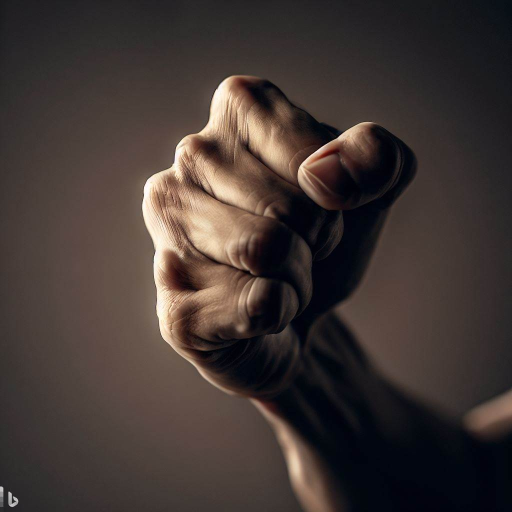
#> input picture rock.jpg, 1024 x 1024 px (shown at 1/2 size)
$ python main.py
#> lines starting #> are read from the running program, lines starting #| are printed output that depends on the picture
import random
from PIL import Image

#read the image
rock = Image.open("rock.jpg")
#> rock is the input picture: PIL image 1024x1024 RGB; mean R, G, B 65.2, 54.9, 51.5
paper = Image.open("paper.jpg")
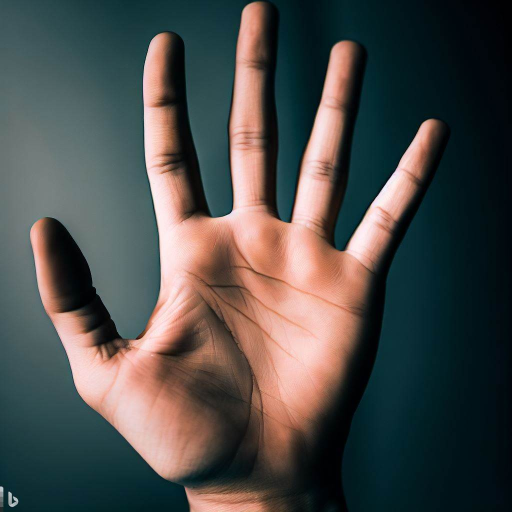
#> input picture paper.jpg, 1024 x 1024 px (shown at 1/2 size)
#> paper is the input picture: PIL image 1024x1024 RGB; mean R, G, B 76.3, 76.5, 74.2
scissor = Image.open("scissor.jpg")
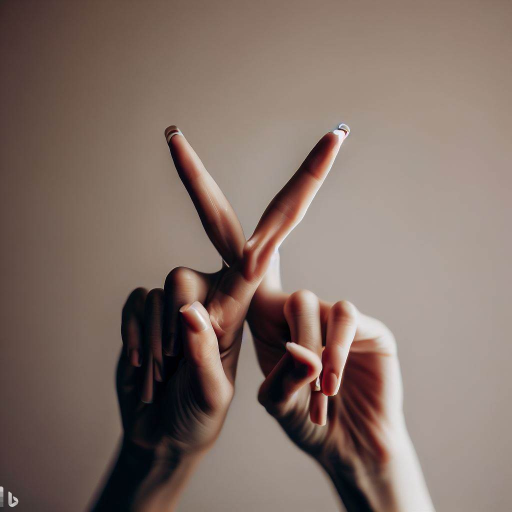
#> input picture scissor.jpg, 1024 x 1024 px (shown at 1/2 size)
#> scissor is the input picture: PIL image 1024x1024 RGB; mean R, G, B 130.1, 111.9, 103.3

rock.thumbnail((400, 400))
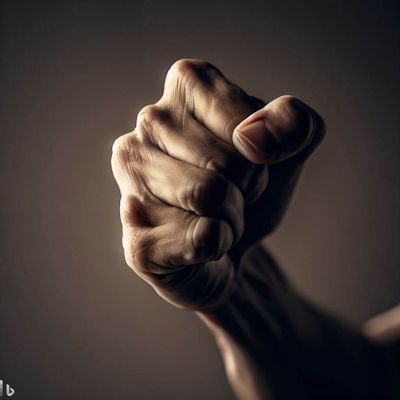
#> rock: PIL image 400x400 RGB; mean R, G, B 65.2, 54.9, 51.5
paper.thumbnail((400,400))
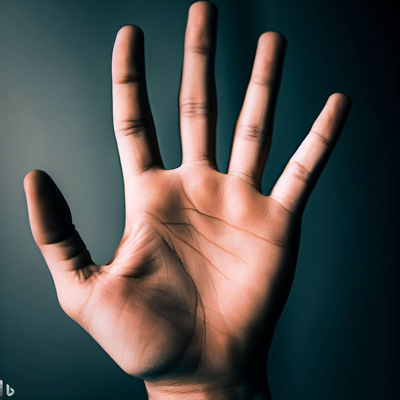
#> paper: PIL image 400x400 RGB; mean R, G, B 76.3, 76.5, 74.2
scissor.thumbnail((400,400))
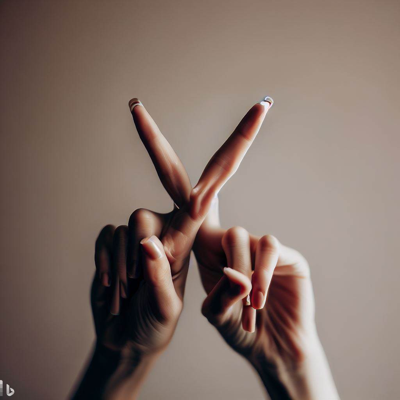
#> scissor: PIL image 400x400 RGB; mean R, G, B 130.1, 111.9, 103.3

user_rps=int(input("enter 0 for rock , 1 for paper, 2 for scissor"))
#> the answer given: 1
print("User Chose : ")
if user_rps==0:
  rock.show()
elif user_rps==1:
  paper.show()
elif user_rps==2:
  scissor.show()
else:
  print("Invalid Input")
computer_rps=random.randint(0,2)
print("Computer Chose : ")
if computer_rps==0:
  rock.show()
elif computer_rps==1:
  paper.show()
elif computer_rps==2:
  scissor.show()
flag=0
while flag==0 :

  if user_rps==computer_rps:
    print("it's a draw")
    user_rps=int(input("enter 0 for rock , 1 for paper, 2 for scissor"))
    computer_rps=random.randint(0,2)

  elif(user_rps==0 and computer_rps==2) or (user_rps==1 and computer_rps==0 ) or(user_rps==2 and computer_rps==1) :
    flag=1
    print("YOU WIN")

  else:
    flag=1
    print("YOU LOSE")
#> this loop made 3 passes; the answer given on pass 1: 1
